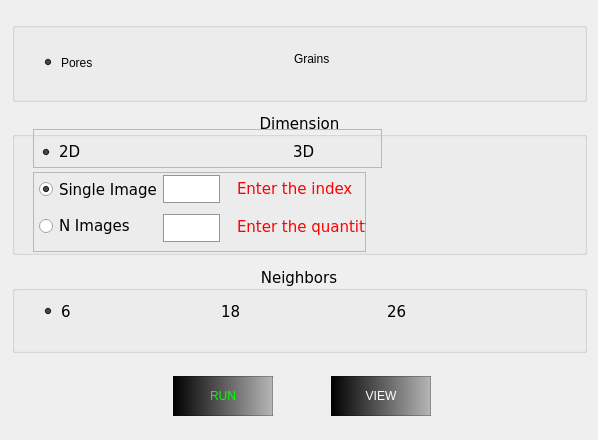
<?xml version="1.0" encoding="UTF-8"?>
<ui version="4.0">
 <class>janela_ep</class>
 <widget class="QMainWindow" name="janela_ep">
  <property name="geometry">
   <rect>
    <x>0</x>
    <y>0</y>
    <width>598</width>
    <height>440</height>
   </rect>
  </property>
  <property name="minimumSize">
   <size>
    <width>598</width>
    <height>440</height>
   </size>
  </property>
  <property name="maximumSize">
   <size>
    <width>598</width>
    <height>440</height>
   </size>
  </property>
  <property name="sizeIncrement">
   <size>
    <width>340</width>
    <height>282</height>
   </size>
  </property>
  <property name="windowTitle">
   <string>Effective Pores</string>
  </property>
  <property name="windowIcon">
   <iconset>
    <normaloff>Icons/ppd_enhanced_colors_supreme-removebg-preview.png</normaloff>Icons/ppd_enhanced_colors_supreme-removebg-preview.png</iconset>
  </property>
  <property name="styleSheet">
   <string notr="true"/>
  </property>
  <widget class="QWidget" name="centralwidget">
   <widget class="QPushButton" name="btn_run_ep">
    <property name="geometry">
     <rect>
      <x>173</x>
      <y>376</y>
      <width>100</width>
      <height>40</height>
     </rect>
    </property>
    <property name="styleSheet">
     <string notr="true">QPushButton{
	font: 75 11pt &quot;Verdana&quot;;
	color: rgb(0, 255, 0);
	border:1px solid rgb(0, 0, 0, 60);
	background-color: qlineargradient(spread:pad, x1:0, y1:0, x2:1, y2:0, stop:0 rgba(0, 0, 0, 255), stop:1 rgba(0, 0, 0, 60));
	
}

QPushButton:hover{
	
	color: rgb(0, 0, 0);
	background-color: rgb(0, 152, 0);
}
</string>
    </property>
    <property name="text">
     <string>RUN</string>
    </property>
   </widget>
   <widget class="QPushButton" name="btn_ep_view">
    <property name="geometry">
     <rect>
      <x>331</x>
      <y>376</y>
      <width>100</width>
      <height>40</height>
     </rect>
    </property>
    <property name="styleSheet">
     <string notr="true">QPushButton{
	font: 75 11pt &quot;Verdana&quot;;
	color: rgb(255, 255, 255);
	border:1px solid rgb(0, 0, 0, 60);
	background-color: qlineargradient(spread:pad, x1:0, y1:0, x2:1, y2:0, stop:0 rgba(0, 0, 0, 255), stop:1 rgba(0, 0, 0, 60));
	
}

QPushButton:hover{
	
	color: rgb(0, 0, 0);
	background-color: rgb(0, 85, 255);
}
</string>
    </property>
    <property name="text">
     <string>VIEW</string>
    </property>
   </widget>
   <widget class="QGroupBox" name="groupBox_pore">
    <property name="geometry">
     <rect>
      <x>12</x>
      <y>22</y>
      <width>575</width>
      <height>80</height>
     </rect>
    </property>
    <property name="title">
     <string/>
    </property>
    <widget class="QRadioButton" name="radioButton_grains_ep">
     <property name="geometry">
      <rect>
       <x>262</x>
       <y>28</y>
       <width>82</width>
       <height>17</height>
      </rect>
     </property>
     <property name="styleSheet">
      <string notr="true">font: 75 11pt &quot;Verdana&quot;;
background-color:transparent;</string>
     </property>
     <property name="text">
      <string>Grains</string>
     </property>
    </widget>
    <widget class="QRadioButton" name="radioButton_pore_ep">
     <property name="geometry">
      <rect>
       <x>29</x>
       <y>32</y>
       <width>82</width>
       <height>17</height>
      </rect>
     </property>
     <property name="styleSheet">
      <string notr="true">font: 75 11pt &quot;Verdana&quot;;
background-color:transparent;</string>
     </property>
     <property name="text">
      <string>Pores</string>
     </property>
     <property name="checked">
      <bool>true</bool>
     </property>
    </widget>
   </widget>
   <widget class="QGroupBox" name="groupBox_dimen">
    <property name="geometry">
     <rect>
      <x>12</x>
      <y>113</y>
      <width>575</width>
      <height>142</height>
     </rect>
    </property>
    <property name="font">
     <font>
      <family>Verdana</family>
      <pointsize>11</pointsize>
     </font>
    </property>
    <property name="title">
     <string>Dimension</string>
    </property>
    <property name="alignment">
     <set>Qt::AlignCenter</set>
    </property>
    <widget class="QFrame" name="frame">
     <property name="geometry">
      <rect>
       <x>21</x>
       <y>59</y>
       <width>333</width>
       <height>80</height>
      </rect>
     </property>
     <property name="frameShape">
      <enum>QFrame::StyledPanel</enum>
     </property>
     <property name="frameShadow">
      <enum>QFrame::Raised</enum>
     </property>
     <widget class="QLabel" name="label_erro_2dN_ep_">
      <property name="geometry">
       <rect>
        <x>204</x>
        <y>45</y>
        <width>139</width>
        <height>20</height>
       </rect>
      </property>
      <property name="styleSheet">
       <string notr="true">color:rgb(255, 0, 0);
font: 9pt &quot;Verdana&quot;;
background-color:transparent;
</string>
      </property>
      <property name="text">
       <string>Enter the quantity</string>
      </property>
     </widget>
     <widget class="QLineEdit" name="lineEdit_ep_n_img">
      <property name="enabled">
       <bool>false</bool>
      </property>
      <property name="geometry">
       <rect>
        <x>130</x>
        <y>42</y>
        <width>57</width>
        <height>28</height>
       </rect>
      </property>
      <property name="styleSheet">
       <string notr="true">color: rgb(0, 0, 0);
font: 75 10pt &quot;Verdana&quot;;
border:1px solid rgb(150, 150, 150);
</string>
      </property>
      <property name="alignment">
       <set>Qt::AlignCenter</set>
      </property>
     </widget>
     <widget class="QLabel" name="label_erro_2d_ep">
      <property name="geometry">
       <rect>
        <x>204</x>
        <y>7</y>
        <width>120</width>
        <height>20</height>
       </rect>
      </property>
      <property name="styleSheet">
       <string notr="true">color:rgb(255, 0, 0);
font: 9pt &quot;Verdana&quot;;
background-color:transparent;
</string>
      </property>
      <property name="text">
       <string>Enter the index</string>
      </property>
     </widget>
     <widget class="QLineEdit" name="lineEdit_2D_ep_one">
      <property name="enabled">
       <bool>true</bool>
      </property>
      <property name="geometry">
       <rect>
        <x>130</x>
        <y>3</y>
        <width>57</width>
        <height>28</height>
       </rect>
      </property>
      <property name="minimumSize">
       <size>
        <width>57</width>
        <height>28</height>
       </size>
      </property>
      <property name="maximumSize">
       <size>
        <width>57</width>
        <height>28</height>
       </size>
      </property>
      <property name="styleSheet">
       <string notr="true">color: rgb(0, 0, 0);
font: 75 10pt &quot;Verdana&quot;;
border:1px solid rgb(150, 150, 150);
</string>
      </property>
      <property name="inputMask">
       <string/>
      </property>
      <property name="maxLength">
       <number>4</number>
      </property>
      <property name="echoMode">
       <enum>QLineEdit::Normal</enum>
      </property>
      <property name="cursorPosition">
       <number>0</number>
      </property>
      <property name="alignment">
       <set>Qt::AlignCenter</set>
      </property>
      <property name="dragEnabled">
       <bool>false</bool>
      </property>
      <property name="cursorMoveStyle">
       <enum>Qt::VisualMoveStyle</enum>
      </property>
     </widget>
     <widget class="QRadioButton" name="radioButton_one_image">
      <property name="geometry">
       <rect>
        <x>6</x>
        <y>6</y>
        <width>121</width>
        <height>23</height>
       </rect>
      </property>
      <property name="text">
       <string>Single Image</string>
      </property>
      <property name="checked">
       <bool>true</bool>
      </property>
     </widget>
     <widget class="QRadioButton" name="radioButton_n_imgs">
      <property name="geometry">
       <rect>
        <x>6</x>
        <y>43</y>
        <width>123</width>
        <height>22</height>
       </rect>
      </property>
      <property name="text">
       <string>N Images</string>
      </property>
     </widget>
    </widget>
    <widget class="QFrame" name="frame_2">
     <property name="geometry">
      <rect>
       <x>21</x>
       <y>16</y>
       <width>349</width>
       <height>39</height>
      </rect>
     </property>
     <property name="frameShape">
      <enum>QFrame::StyledPanel</enum>
     </property>
     <property name="frameShadow">
      <enum>QFrame::Raised</enum>
     </property>
     <widget class="QRadioButton" name="radioButton_ep_2d">
      <property name="geometry">
       <rect>
        <x>6</x>
        <y>8</y>
        <width>60</width>
        <height>30</height>
       </rect>
      </property>
      <property name="minimumSize">
       <size>
        <width>60</width>
        <height>30</height>
       </size>
      </property>
      <property name="maximumSize">
       <size>
        <width>60</width>
        <height>30</height>
       </size>
      </property>
      <property name="styleSheet">
       <string notr="true">font: 75 11pt &quot;Verdana&quot;;
background-color:transparent;</string>
      </property>
      <property name="text">
       <string>2D</string>
      </property>
      <property name="checked">
       <bool>true</bool>
      </property>
     </widget>
     <widget class="QRadioButton" name="radioButton_3d_ep">
      <property name="geometry">
       <rect>
        <x>240</x>
        <y>8</y>
        <width>60</width>
        <height>30</height>
       </rect>
      </property>
      <property name="minimumSize">
       <size>
        <width>60</width>
        <height>30</height>
       </size>
      </property>
      <property name="maximumSize">
       <size>
        <width>60</width>
        <height>40</height>
       </size>
      </property>
      <property name="styleSheet">
       <string notr="true">font: 75 11pt &quot;Verdana&quot;;
background-color:transparent;</string>
      </property>
      <property name="text">
       <string>3D</string>
      </property>
     </widget>
    </widget>
    <zorder>frame_2</zorder>
    <zorder>frame</zorder>
   </widget>
   <widget class="QGroupBox" name="groupBox_ngb">
    <property name="geometry">
     <rect>
      <x>12</x>
      <y>267</y>
      <width>575</width>
      <height>86</height>
     </rect>
    </property>
    <property name="font">
     <font>
      <family>Verdana</family>
      <pointsize>11</pointsize>
     </font>
    </property>
    <property name="title">
     <string>Neighbors</string>
    </property>
    <property name="alignment">
     <set>Qt::AlignCenter</set>
    </property>
    <widget class="QRadioButton" name="radioButton_N_26">
     <property name="geometry">
      <rect>
       <x>355</x>
       <y>36</y>
       <width>73</width>
       <height>17</height>
      </rect>
     </property>
     <property name="styleSheet">
      <string notr="true">font: 75 11pt &quot;Verdana&quot;;
background-color:transparent;
</string>
     </property>
     <property name="text">
      <string>26</string>
     </property>
    </widget>
    <widget class="QRadioButton" name="radioButton_N_6">
     <property name="geometry">
      <rect>
       <x>29</x>
       <y>36</y>
       <width>63</width>
       <height>17</height>
      </rect>
     </property>
     <property name="styleSheet">
      <string notr="true">font: 75 11pt &quot;Verdana&quot;;
background-color:transparent;
</string>
     </property>
     <property name="text">
      <string>6</string>
     </property>
     <property name="checked">
      <bool>true</bool>
     </property>
    </widget>
    <widget class="QRadioButton" name="radioButton_N_18">
     <property name="geometry">
      <rect>
       <x>189</x>
       <y>36</y>
       <width>61</width>
       <height>17</height>
      </rect>
     </property>
     <property name="styleSheet">
      <string notr="true">font: 75 11pt &quot;Verdana&quot;;
background-color:transparent;
</string>
     </property>
     <property name="text">
      <string>18</string>
     </property>
    </widget>
   </widget>
  </widget>
 </widget>
 <tabstops>
  <tabstop>radioButton_ep_2d</tabstop>
  <tabstop>lineEdit_2D_ep_one</tabstop>
  <tabstop>radioButton_3d_ep</tabstop>
  <tabstop>btn_run_ep</tabstop>
 </tabstops>
 <resources>
  <include location="ep_resource.qrc"/>
 </resources>
 <connections/>
</ui>
